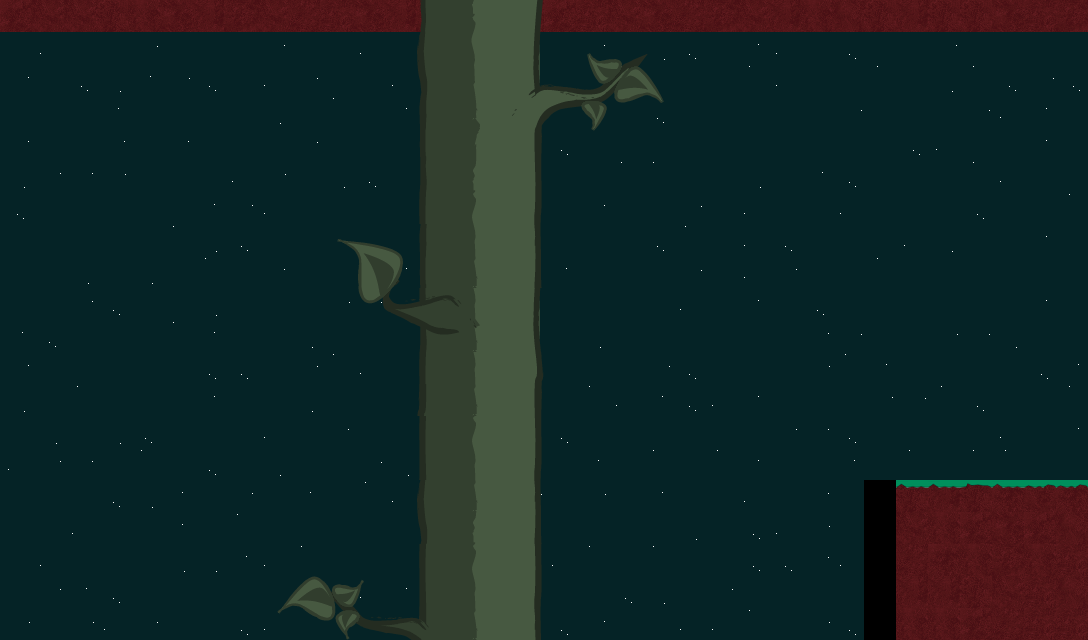

This game map was drawn from its Tiled (.tmx) file and the tilesets committed beside it. A one-line description and the trimmed map source follow:
An orthogonal 34x20 tile map with 32x32 px tiles, 3 tile layers (collide, Tree, grass), 1 hidden layer not drawn, 8 tilesets.

<map version="1.0" orientation="orthogonal" width="34" height="20" tilewidth="32" tileheight="32">
 <tileset firstgid="1" name="Night9_01" tilewidth="32" tileheight="32">
  <image source="images/Night9_01.png" width="128" height="128" />
 </tileset>
 <tileset firstgid="17" name="GrassTop4_01" tilewidth="32" tileheight="32">
  <image source="images/GrassTop4_01.png" width="128" height="32" />
 </tileset>
 <tileset firstgid="21" name="Mud4_02" tilewidth="32" tileheight="32">
  <properties>
   <property name="blocked" value="true" />
  </properties>
  <image source="images/Mud4_02.png" width="144" height="96" />
 </tileset>
 <tileset firstgid="33" name="GrassBottom" tilewidth="32" tileheight="32">
  <image source="images/grassbottom.png" width="128" height="32" />
 </tileset>
 <tileset firstgid="37" name="water" tilewidth="32" tileheight="32">
  <properties>
   <property name="frictionx" value="0.8" />
   <property name="frictiony" value="0.1" />
   <property name="gravity" value="0.01" />
  </properties>
  <image source="images/water.png" width="128" height="128" />
 </tileset>
 <tileset firstgid="53" name="LADDER" tilewidth="32" tileheight="32">
  <image source="images/LADDER.png" width="32" height="32" />
  <tile id="0">
   <properties>
    <property name="ladder" value="true" />
   </properties>
  </tile>
 </tileset>
 <tileset firstgid="54" name="Tree" tilewidth="32" tileheight="32">
  <image source="images/trunk01.png" width="160" height="320" />
 </tileset>
 <tileset firstgid="104" name="Leaves" tilewidth="32" tileheight="32">
  <image source="images/branches01.png" width="192" height="779" />
 </tileset>
 <layer name="collide" width="34" height="20">
  <properties>
   <property name="render-index" value="-10000" />
  </properties>
  <data>[680 cells, 680 non-empty, 29 distinct tile ids]</data>
 </layer>
 <layer name="Behind Ladder" width="34" height="20" visible="0">
  <properties>
   <property name="render-index" value="-11000" />
  </properties>
  <data>[680 cells, 5 non-empty, 4 distinct tile ids]</data>
 </layer>
 <layer name="Tree" width="34" height="20">
  <properties>
   <property name="render-index" value="4500" />
  </properties>
  <data>[680 cells, 80 non-empty, 36 distinct tile ids]</data>
 </layer>
 <layer name="grass" width="34" height="20">
  <properties>
   <property name="render-index" value="5000" />
  </properties>
  <data>[680 cells, 62 non-empty, 59 distinct tile ids]</data>
 </layer>
 <objectgroup name="teleporters" width="34" height="20" />
</map>
